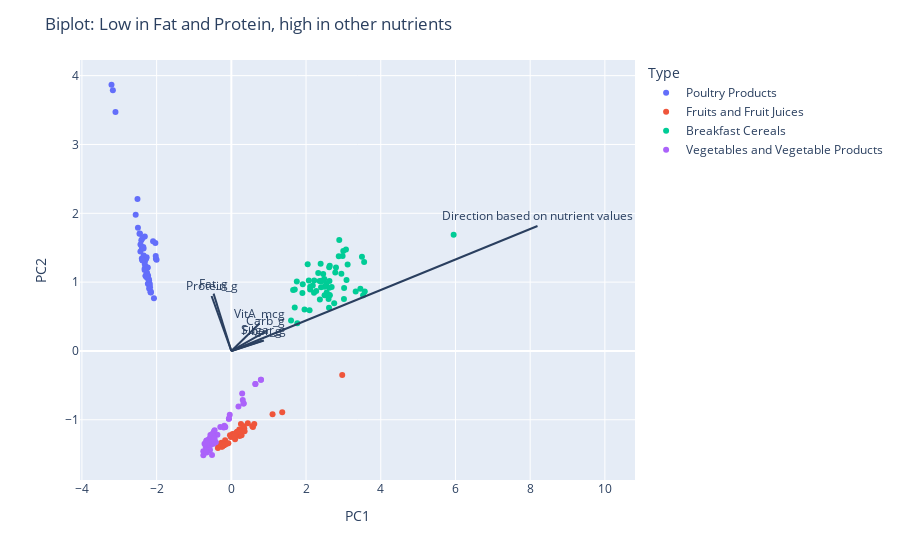

Notebook source saved alongside this figure:
### Markdown cell above
### (c)(i): Biplot
When the food item has low Fat and Protein and is high in other nutrients, the direction of line created points towards to the Breakfast Cereals cluster.

### Code cell
fig = px.scatter(pca2_results, x=0, y=1, color=scaled_df['Type']) # create 2D scoreplot for PC1 and PC2
fig.update_layout(
    title='Biplot: Low in Fat and Protein, high in other nutrients',
    xaxis_title="PC1",
    yaxis_title="PC2",
    legend_title="Type"
)

loadings = pca2.components_.T * np.sqrt(pca2.explained_variance_) # calculate loadings for the PCA

# find the direction of the line when low protein and fat but high in other nutrients
# nutrient values entered are based on food_df.describe
# Protein and Fat: Value at lower quartile
# Other nutrients: Maximum possible value
pc1_point_qn_ci, pc2_point_qn_ci = calc_line(1, 0.2, 89, 57, 42, 943) # enter nutrient values into the function

fig.add_shape( # add line to biplot
    type='line',
    x0=0, y0=0,
    x1=pc1_point_qn_ci,
    y1=pc2_point_qn_ci
)
fig.add_annotation( # annotate the line
    x=pc1_point_qn_ci,
    y=pc2_point_qn_ci,
    ax=0, ay=0,
    xanchor="center",
    yanchor="bottom",
    text='Direction based on nutrient values',
)

# add loadings to the plot
features = list(scaled_data.columns) 
for i, feature in enumerate(features):
    fig.add_shape(
        type='line',
        x0=0, y0=0,
        x1=loadings[i, 0],
        y1=loadings[i, 1]
    )
    fig.add_annotation(
        x=loadings[i, 0],
        y=loadings[i, 1],
        ax=0, ay=0,
        xanchor="center",
        yanchor="bottom",
        text=feature,
    )

fig.show()

### Figure 1 — Plotly figure (JSON) as saved in the notebook; plotly's stock layout.template omitted (floating-point values rounded to 4 significant figures)
{"data": [{"hovertemplate": "color=Poultry Products<br>0=%{x}<br>1=%{y}<extra></extra>", "legendgroup": "Poultry Products", "marker": {"color": "#636efa", "symbol": "circle"}, "mode": "markers", "name": "Poultry Products", "orientation": "v", "showlegend": true, "type": "scatter", "x": [-2.162, -2.396, -2.513, -2.334, -2.293, -2.319, -3.102, -3.172, -2.5, -2.41, -2.294, -2.229, -2.258, -2.268, -2.258, -2.234, -2.315, -2.238, -2.248, -2.202, -2.293, -2.346, -2.197, -2.434, -2.024, -2.158, -2.154, -2.326, -2.177, -2.207, -2.433, -2.259, -2.033, -2.071, -2.21, -2.319, -2.001, -2.322, -2.458, -2.24, -2.238, -2.257, -2.316, -2.448, -3.208, -2.357, -2.096, -2.397, -2.182, -2.019, -2.561, -2.281, -2.201, -2.381, -2.381, -2.378, -2.35, -2.292], "xaxis": "x", "y": [0.8534, 1.501, 2.208, 1.331, 1.228, 1.197, 3.471, 3.789, 1.791, 1.609, 1.092, 1.095, 1.138, 1.361, 1.062, 0.9769, 1.306, 1.059, 1.207, 1.029, 1.09, 1.387, 0.9552, 1.444, 1.38, 0.8653, 0.8476, 1.303, 0.9257, 1.041, 1.548, 1.12, 1.57, 0.764, 0.9883, 1.263, 1.326, 1.176, 1.704, 1.075, 1.212, 1.082, 1.663, 1.706, 3.868, 1.512, 1.595, 1.343, 0.9742, 1.338, 1.978, 1.341, 0.9057, 1.319, 1.319, 1.636, 1.489, 1.09], "yaxis": "y"}, {"hovertemplate": "color=Fruits and Fruit Juices<br>0=%{x}<br>1=%{y}<extra></extra>", "legendgroup": "Fruits and Fruit Juices", "marker": {"color": "#EF553B", "symbol": "circle"}, "mode": "markers", "name": "Fruits and Fruit Juices", "orientation": "v", "showlegend": true, "type": "scatter", "x": [-0.1662, 1.362, -0.1809, 0.3463, -0.1953, -0.2517, -0.3607, 0.2184, 0.22, -0.1396, -0.1536, 0.5789, -0.2639, 0.03366, -0.323, 0.2739, 0.1532, 0.08487, 0.107, 0.257, 0.2126, 0.3302, -0.01078, 0.4405, -0.1662, -0.03601, -0.08053, 0.1562, -0.3541, -0.1974, -0.2052, -0.2261, 0.09992, 0.1171, -0.3152, 0.3546, 0.562, -0.2422, -0.2379, 1.103, 0.6136, -0.1735, -0.2543, 0.07975, 0.2257, 2.969, -0.2337], "xaxis": "x", "y": [-1.353, -0.8913, -1.356, -1.127, -1.366, -1.393, -1.409, -1.161, -1.236, -1.352, -1.329, -1.106, -1.334, -1.208, -1.367, -1.225, -1.179, -1.232, -1.225, -1.062, -1.142, -1.095, -1.249, -1.051, -1.296, -1.226, -1.342, -1.174, -1.363, -1.371, -1.371, -1.358, -1.282, -1.195, -1.357, -1.168, -1.096, -1.377, -1.381, -0.9184, -1.063, -1.358, -1.386, -1.236, -1.174, -0.3487, -1.363], "yaxis": "y"}, {"hovertemplate": "color=Breakfast Cereals<br>0=%{x}<br>1=%{y}<extra></extra>", "legendgroup": "Breakfast Cereals", "marker": {"color": "#00cc96", "symbol": "circle"}, "mode": "markers", "name": "Breakfast Cereals", "orientation": "v", "showlegend": true, "type": "scatter", "x": [2.214, 1.902, 2.801, 2.945, 2.889, 5.951, 2.615, 3.019, 2.627, 1.767, 2.218, 2.37, 3.069, 1.697, 1.654, 3.497, 3.556, 1.959, 2.489, 2.074, 2.496, 2.54, 2.635, 1.698, 2.979, 3.015, 3.084, 2.996, 2.754, 2.111, 2.494, 2.095, 3.527, 1.753, 2.603, 3.572, 2.109, 2.364, 3.455, 2.638, 1.912, 2.685, 2.619, 2.623, 2.783, 2.553, 2.62, 2.044, 2.179, 2.876, 2.391, 3.329, 3.113, 2.459, 2.398, 2.403, 2.272, 2.326, 2.409, 1.598], "xaxis": "x", "y": [0.8461, 0.8409, 1.211, 1.12, 1.611, 1.687, 0.6284, 0.9147, 1.015, 0.4017, 1.024, 0.7464, 1.475, 0.6298, 0.8866, 1.367, 1.292, 0.601, 1.045, 1.025, 0.8105, 0.9759, 1.237, 0.8922, 1.378, 0.7566, 1.03, 1.452, 0.6947, 0.9326, 0.9313, 0.5901, 0.8094, 1.009, 0.7542, 0.8651, 0.8935, 1.016, 0.9039, 0.8109, 0.9681, 0.9275, 0.8117, 0.9187, 1.141, 0.8488, 1.216, 1.258, 0.9496, 1.375, 1.265, 0.865, 1.255, 1.118, 1.01, 0.9242, 0.8698, 1.132, 1.019, 0.444], "yaxis": "y"}, {"hovertemplate": "color=Vegetables and Vegetable Products<br>0=%{x}<br>1=%{y}<extra></extra>", "legendgroup": "Vegetables and Vegetable Products", "marker": {"color": "#ab63fa", "symbol": "circle"}, "mode": "markers", "name": "Vegetables and Vegetable Products", "orientation": "v", "showlegend": true, "type": "scatter", "x": [-0.6106, -0.6355, -0.6292, -0.5111, -0.6726, -0.5234, -0.448, -0.5037, -0.5525, -0.5037, -0.6097, -0.6745, -0.5604, -0.5543, -0.0423, -0.3723, -0.5835, -0.5111, -0.5805, 0.7926, -0.4736, -0.6191, -0.5525, 0.3061, -0.06531, -0.6567, -0.5805, -0.5694, -0.6858, 0.6443, -0.5983, -0.2952, -0.6779, -0.416, -0.6292, -0.4517, -0.602, -0.7489, -0.7499, -0.5234, 0.7926, -0.6387, -0.2011, -0.5709, 0.2897, 0.3295, -0.5633, -0.6522, -0.6699, -0.164, -0.6013, 0.1909, -0.06531, 0.3295, -0.4659, -0.6779, -0.615, -0.6659, -0.615, -0.5172, 0.6443, -0.1874, -0.5049, -0.5143, -0.4553, -0.662, -0.66, -0.7179, -0.164], "xaxis": "x", "y": [-1.445, -1.367, -1.42, -1.228, -1.374, -1.245, -1.153, -1.268, -1.363, -1.268, -1.315, -1.39, -1.221, -1.254, -0.9257, -1.216, -1.345, -1.228, -1.277, -0.417, -1.35, -1.292, -1.363, -0.711, -0.9844, -1.301, -1.277, -1.359, -1.394, -0.4791, -1.339, -1.104, -1.467, -1.328, -1.42, -1.284, -1.375, -1.515, -1.458, -1.245, -0.417, -1.401, -1.112, -1.439, -0.6187, -0.7633, -1.315, -1.341, -1.304, -1.104, -1.441, -0.8081, -0.9844, -0.7633, -1.171, -1.467, -1.329, -1.313, -1.329, -1.512, -0.4791, -1.087, -1.207, -1.211, -1.268, -1.474, -1.344, -1.349, -1.104], "yaxis": "y"}], "layout": {"annotations": [{"ax": 0, "ay": 0, "text": "Direction based on nutrient values", "x": 8.196, "xanchor": "center", "y": 1.815, "yanchor": "bottom"}, {"ax": 0, "ay": 0, "text": "Protein_g", "x": -0.5287, "xanchor": "center", "y": 0.7987, "yanchor": "bottom"}, {"ax": 0, "ay": 0, "text": "Fat_g", "x": -0.4755, "xanchor": "center", "y": 0.8323, "yanchor": "bottom"}, {"ax": 0, "ay": 0, "text": "Carb_g", "x": 0.9263, "xanchor": "center", "y": 0.286, "yanchor": "bottom"}, {"ax": 0, "ay": 0, "text": "Sugar_g", "x": 0.872, "xanchor": "center", "y": 0.1519, "yanchor": "bottom"}, {"ax": 0, "ay": 0, "text": "Fiber_g", "x": 0.8188, "xanchor": "center", "y": 0.1472, "yanchor": "bottom"}, {"ax": 0, "ay": 0, "text": "VitA_mcg", "x": 0.7527, "xanchor": "center", "y": 0.3987, "yanchor": "bottom"}], "legend": {"title": {"text": "Type"}, "tracegroupgap": 0}, "margin": {"t": 60}, "shapes": [{"type": "line", "x0": 0, "x1": 8.196, "y0": 0, "y1": 1.815}, {"type": "line", "x0": 0, "x1": -0.5287, "y0": 0, "y1": 0.7987}, {"type": "line", "x0": 0, "x1": -0.4755, "y0": 0, "y1": 0.8323}, {"type": "line", "x0": 0, "x1": 0.9263, "y0": 0, "y1": 0.286}, {"type": "line", "x0": 0, "x1": 0.872, "y0": 0, "y1": 0.1519}, {"type": "line", "x0": 0, "x1": 0.8188, "y0": 0, "y1": 0.1472}, {"type": "line", "x0": 0, "x1": 0.7527, "y0": 0, "y1": 0.3987}], "title": {"text": "Biplot: Low in Fat and Protein, high in other nutrients"}, "xaxis": {"anchor": "y", "domain": [0, 1], "title": {"text": "PC1"}}, "yaxis": {"anchor": "x", "domain": [0, 1], "title": {"text": "PC2"}}}}
